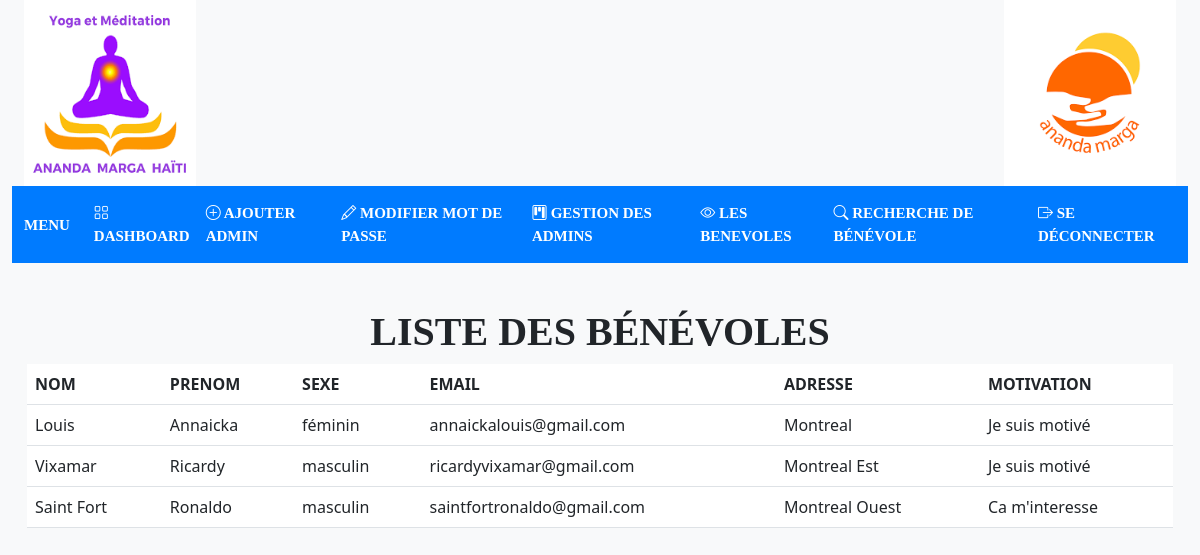
Page /Liste_benevoles (signed in) on the earlier database version.
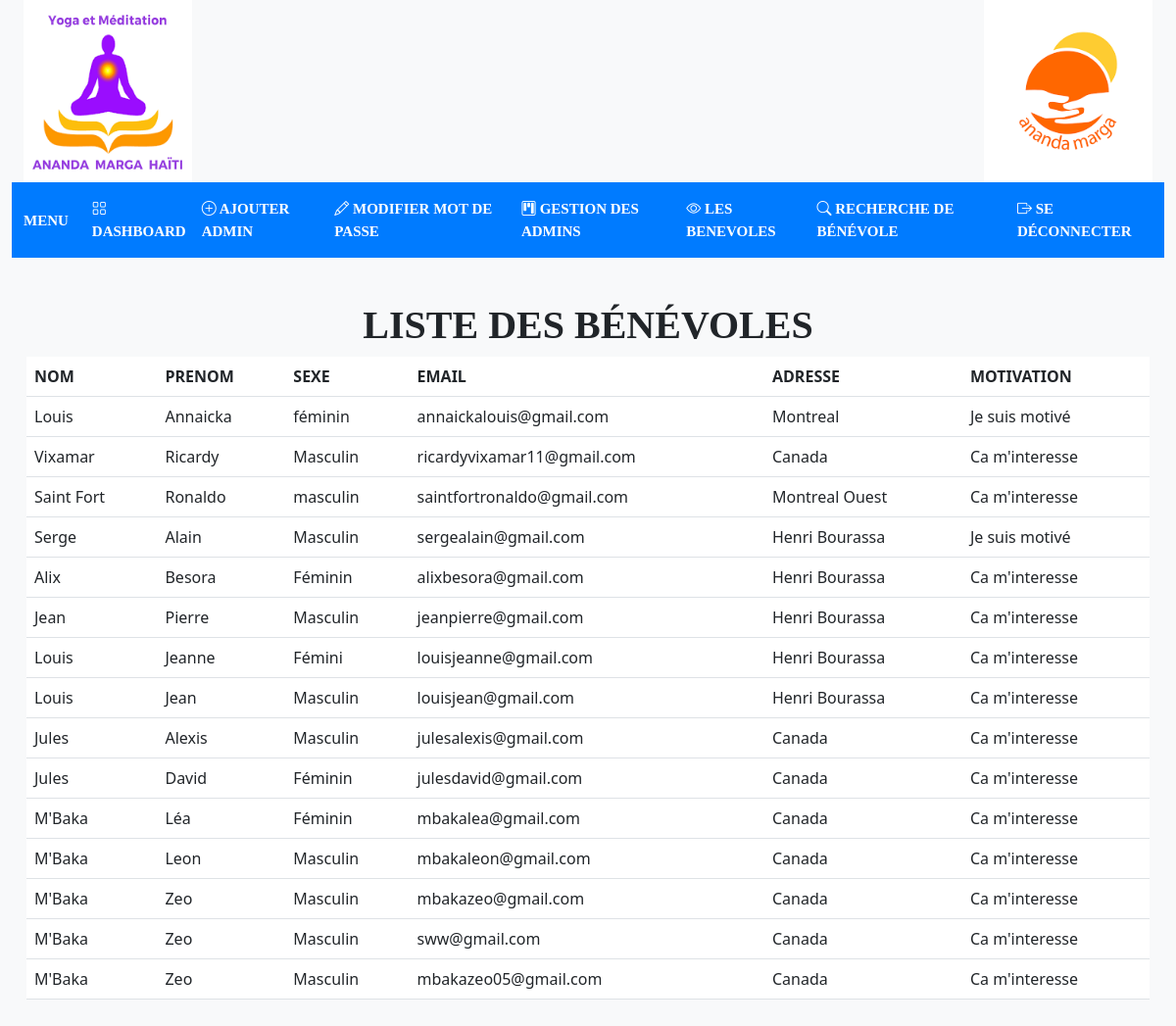
Same page on the later database version.
### tables this page shows
CREATE TABLE benevol (
    id INTEGER PRIMARY KEY,
    nom TEXT,
    prenom TEXT,
    sexe TEXT,
    email TEXT UNIQUE,
    adresse TEXT,
    motivation TEXT
);

### app.py (the view)
@app.route("/Liste_benevoles")
@connection_requise
def benevole():
    bene = get_benevols()
    return render_template("html/pages/benevole.html", benevols=bene)

### app.py (called while the page is built)
def get_db():
    if not hasattr(g, "_database"):
        g._database = Database()
    return g._database

def connection_requise(f):
    @wraps(f)
    def decorated_function(*args, **kwargs):
        if "courriel" not in session:
            return redirect(url_for("admin")), 302
        return f(*args, **kwargs)
    return decorated_function

def get_benevols():
    return get_db().get_benevols()

### database.py (called while the page is built)
    def get_connection(self):
        if self.connection is None:
            self.connection = sqlite3.connect("db/db.db")
        return self.connection

    def get_benevols(self):
        cursor = self.get_connection().cursor()
        cursor.execute(
            "SELECT nom,prenom,sexe,email,adresse, motivation FROM benevol"
        )
        rows = cursor.fetchall()
        return rows

### templates/html/pages/benevole.html
{% extends "html/base/backend.html" %}
{% block content %}
    <div class="conteneur">
    <h1>LISTE DES BÉNÉVOLES</h1>
    <table class="table">
    <thead>
        <tr>
            <th scope="col">NOM</th>
            <th scope="col">PRENOM</th>
            <th scope="col">SEXE</th>
            <th scope="col">EMAIL</th>
            <th scope="col">ADRESSE</th>
            <th scope="col">MOTIVATION</th>
        </tr>
    </thead>
    <tbody>
    {% for benevol in benevols %}
        <tr>
            <td>{{ benevol[0] }}</td>
            <td>{{ benevol[1] }}</td>
            <td>{{ benevol[2] }}</td>
            <td>{{ benevol[3] }}</td>
            <td>{{ benevol[4] }}</td>
            <td>{{ benevol[5] }}</td>
        </tr>
    {% endfor %}
    </tbody>
</table>
    </div>
{% endblock %}

### templates/html/base/backend.html (shortened to what this page needs)
<!DOCTYPE html>
<html lang="fr">
<head>
    <link rel="stylesheet" href="{{ url_for('static', filename='bootstrap/bootstrap.min.css') }}">
    <link rel="stylesheet" href="{{ url_for('static', filename='bootstrap/bootstrap-icons.min.css') }}">
    <link href="https://cdnjs.cloudflare.com/ajax/libs/bootstrap-icons/1.5.0/font/bootstrap-icons.css" rel="stylesheet">
    <link href="https://cdnjs.cloudflare.com/ajax/libs/font-awesome/5.15.1/css/all.min.css" rel="stylesheet">
    <link href="https://cdn.jsdelivr.net/npm/bootstrap@5.3.0/dist/css/bootstrap.min.css" rel="stylesheet">
    <link rel="stylesheet" href="{{ url_for('static', filename='css/style.css') }}">
    <link rel="stylesheet" href="{{ url_for('static', filename='css/navHor.css') }}">
    <link rel="stylesheet" href="{{ url_for('static', filename='css/api.css') }}">
</head>
<body>
<div class="container-fluid">
{% include 'html/head/navHor.html' %}
{% block content %}
{% endblock %}
</div>
</body>
</html>

### templates/html/head/navHor.html (shortened to what this page needs)
<div class="container-fluid">
    <div class="row">
        <img src="{{ url_for('static', filename='Images/ananda.png') }}" class="col-md-2 col-lg-2 col-xs-2 col-sm-2"
             alt="...">
         <h1 class=" col-md-8 col-lg-8 col-xs-8 col-sm-8">
        </h1>
        <img src="{{ url_for('static', filename='Images/5.png') }}" class="col-md-2 col-lg-2 col-xs-2 col-sm-2"
             alt="...">
    </div>
</div>
<nav class="navbar navbar-expand-lg">
    <div class="container-fluid">
        <a class="navbar-brand" href="{{ url_for ('dashboard') }}">MENU</a>
        <div class="collapse navbar-collapse" id="navbarSupportedContent">
            <ul class="navbar-nav me-auto mb-2 mb-lg-0">
                <li class="nav-item">
                    <a class="nav-link" href="{{ url_for ('dashboard') }}"><i class="bi bi-grid"></i>  DASHBOARD</a>
                </li>
                <li class="nav-item">
                    <a class="nav-link" href="{{ url_for ('ajout') }}"><i class="bi bi-plus-circle"></i>  AJOUTER ADMIN</a>
                </li>
                <li class="nav-item">
                    <a class="nav-link" href="{{ url_for ('modpass') }}"><i class="bi bi-pencil"></i>  MODIFIER MOT DE PASSE</a>
                </li>
                <li class="nav-item">
                    <a class="nav-link" href="{{ url_for ('gestion') }}"><i class="bi bi-kanban"></i>  GESTION DES ADMINS</a>
                </li>
                <li class="nav-item">
                    <a class="nav-link" href="{{ url_for ('benevole') }}"><i class="bi bi-eye"></i>  LES BENEVOLES</a>
                </li>
                 <li class="nav-item">
                    <a class="nav-link" href="{{ url_for ('recherche') }}"><i class="bi bi-search"></i>  RECHERCHE DE BÉNÉVOLE</a>
                </li>
                 <li class="nav-item">
                    <a class="nav-link" href="{{ url_for('logout') }}"><i class="bi bi-box-arrow-right"></i>  Se déconnecter</a>
                </li>
            </ul>
        </div>
    </div>
</nav>

### static/css/style.css (style rules this page uses)
html, body { min-height: 100vh !important; margin: 0; display: flex; flex-direction: column; background-color: #f8f9fa; }
.container-fluid { flex: 1; }
.conteneur { overflow: hidden; border: 0 solid; margin: 15px; }

### static/css/navHor.css (style rules this page uses)
h1 { padding-top: 30px; font-size: 25px; text-align: center; font-family: 'Times New Roman', Times, serif; font-weight: bold; }
.navbar { width: 100%; background-color: #007bff; }
.bi { align-items: center; gap: 30px; color: #fff; }
.navbar a { text-transform: uppercase; font-size: 15px; font-weight: bold; font-family: 'Times New Roman', Times, serif; color:#fff; }
body { background-color: #f8f9fa; }

### static/css/api.css (style rules this page uses)
body { background-color: #f8f9fa; }
h1 { font-size: 2.5rem; font-weight: 700; }

Differences in the rows shown:
changed benevol "Vixamar": sexe "masculin" → "Masculin"; email "ricardyvixamar@gmail.com" → "ricardyvixamar11@gmail.com"; adresse "Montreal Est" → "Canada"; motivation "Je suis motivé" → "Ca m'interesse"
added benevol: nom "Serge", prenom "Alain", sexe "Masculin", email "sergealain@gmail.com", adresse "Henri Bourassa", motivation "Je suis motivé"
added benevol: nom "Alix", prenom "Besora", sexe "Féminin", email "alixbesora@gmail.com", adresse "Henri Bourassa", motivation "Ca m'interesse"
added benevol: nom "Jean", prenom "Pierre", sexe "Masculin", email "jeanpierre@gmail.com", adresse "Henri Bourassa", motivation "Ca m'interesse"
added benevol: nom "Louis", prenom "Jeanne", sexe "Fémini", email "louisjeanne@gmail.com", adresse "Henri Bourassa", motivation "Ca m'interesse"
added benevol: nom "Louis", prenom "Jean", sexe "Masculin", email "louisjean@gmail.com", adresse "Henri Bourassa", motivation "Ca m'interesse"
added benevol: nom "Jules", prenom "Alexis", sexe "Masculin", email "julesalexis@gmail.com", adresse "Canada", motivation "Ca m'interesse"
added benevol: nom "Jules", prenom "David", sexe "Féminin", email "julesdavid@gmail.com", adresse "Canada", motivation "Ca m'interesse"
added benevol: nom "M'Baka", prenom "Léa", sexe "Féminin", email "mbakalea@gmail.com", adresse "Canada", motivation "Ca m'interesse"
added benevol: nom "M'Baka", prenom "Leon", sexe "Masculin", email "mbakaleon@gmail.com", adresse "Canada", motivation "Ca m'interesse"
added benevol: nom "M'Baka", prenom "Zeo", sexe "Masculin", email "mbakazeo@gmail.com", adresse "Canada", motivation "Ca m'interesse"
added benevol: nom "M'Baka", prenom "Zeo", sexe "Masculin", email "sww@gmail.com", adresse "Canada", motivation "Ca m'interesse"
added benevol: nom "M'Baka", prenom "Zeo", sexe "Masculin", email "mbakazeo05@gmail.com", adresse "Canada", motivation "Ca m'interesse"
